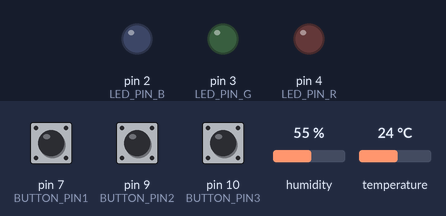
Bench run of a sketch on a simulated Arduino Uno, built with avr-gcc and run on an emulated ATmega328P. Shown: output pins drawn as LEDs (lit = HIGH). Inputs (shaded band) come from the test bench; at power-on: pin 7 (BUTTON_PIN1) HIGH, pin 9 (BUTTON_PIN2) HIGH, pin 10 (BUTTON_PIN3) HIGH, humidity 55 %, temperature 24 °C. Pins used as bus, display or sensor lines are not drawn; what the sketch prints to the serial monitor is not drawn.

Above: at 1.2 s.
1.3 s: pin 7 (BUTTON_PIN1) pulled LOW for 3.2 s
At 2.9 s:
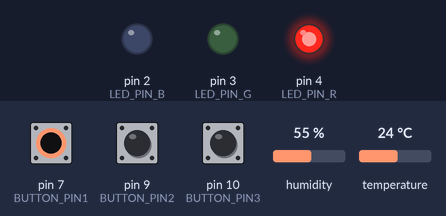
6.0 s: pin 9 (BUTTON_PIN2) pulled LOW for 0.15 s
8.6 s: pin 10 (BUTTON_PIN3) pulled LOW for 0.15 s
Timing chart, 0 to 11.6 s (numbered marks = the images above; inputs shaded):
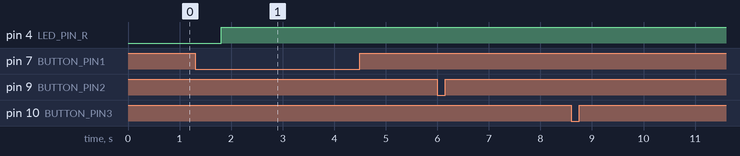

The sketch:

Arduino22.ino
```cpp
#include <DHT.h> // Definimos el pin digital donde se conecta el sensor

#define DHTPIN 11 // Dependiendo del tipo de sensor

#define DHTTYPE DHT11 // Inicializamos el sensor DHT11

DHT dht(DHTPIN, DHTTYPE);

const int LED_PIN_B = 2;  // Pin del primer LED
const int LED_PIN_G = 3; // Pin del segundo LED
const int LED_PIN_R = 4; // Pin del tercer LED

const int BUTTON_PIN1 = 7; // Pin del botón pulsador
const int BUTTON_PIN2 = 9; // Pin del botón pulsador
const int BUTTON_PIN3 = 10; // Pin del botón pulsador


int alive_cells =0;
int brightness = 0;
int fadeAmount = 5;
unsigned long tTemperatura;

int lastButtonState1;
int lastButtonState2;
int lastButtonState3;
int u2;

void setup() {
    Serial.begin(9600);
    pinMode(LED_PIN_B, OUTPUT);
    pinMode(LED_PIN_G, OUTPUT);
    pinMode(LED_PIN_R, OUTPUT);
    pinMode(BUTTON_PIN1, INPUT_PULLUP);
    pinMode(BUTTON_PIN2, INPUT_PULLUP);
    pinMode(BUTTON_PIN3, INPUT_PULLUP);
  lastButtonState1 = digitalRead(BUTTON_PIN1);
  lastButtonState2 = digitalRead(BUTTON_PIN2);
  lastButtonState3 = digitalRead(BUTTON_PIN3);
  u2 = 0;
  tTemperatura = millis();
  dht.begin();
}


void loop() {


  unsigned long tBucle = millis();
  int buttonState1 = digitalRead(BUTTON_PIN1);
  int buttonState2 = digitalRead(BUTTON_PIN2);
  int buttonState3 = digitalRead(BUTTON_PIN3);


    // Lee la cantidad de células vivas enviadas desde Python
    if (Serial.available() >= 4) {  // Se asegura de recibir 4 caracteres
        char buffer[5];
        Serial.readBytes(buffer, 4);
        buffer[4] = '\0';

        // Transforma estos 4 caracteres a un numero
        alive_cells = atoi(buffer);

    }

// Esperamos x segundos entre medidas
delay(500);
// Leemos la temperatura en grados celsius
float t = dht.readTemperature();
int tInt = int(t);
String tStr = "t_0" + String(tInt); // La convertimos en algo enviable a python

// Comprobamos si ha habido algún error en la lectura
 //Serial.println(t);
  if (tBucle - tTemperatura >= 20000) {
    // Your data to sen

    tTemperatura = tBucle; // Update last send time
   Serial.println(tStr);
    if ( isnan(t)) {
   Serial.println("Error obteniendo los datos del sensor DHT11"); return; }


}


    int u1 = 0;
    // Evaluar las condiciones de estabilidad, subpoblación y sobrepoblación
    if (alive_cells <4600) {

     u1 = LED_PIN_R;
     if(u1 != u2) {
       for (int i = 0; i <= 255; i++) {
         analogWrite(u1, i);
         analogWrite(u2, 255 - i);
         delay(10);  // Adjust delay for transition speed
        }
      }
      else{ analogWrite(LED_PIN_B,0);
            analogWrite(LED_PIN_G,0);
            analogWrite(LED_PIN_R,255); }
    }
    else if ((alive_cells > 4600) && (alive_cells < 4800)) {

      u1 = LED_PIN_G;
          if(u1 != u2) {
       for (int i = 0; i <= 255; i++) {
         analogWrite(u1, i);
         analogWrite(u2, 255 - i);
         delay(10);  // Adjust delay for transition speed
        }
      }
       else{ analogWrite(LED_PIN_B,0);
            analogWrite(LED_PIN_G,255);
            analogWrite(LED_PIN_R,0); }
    }
    else {

      u1 = LED_PIN_B;
           if(u1 != u2) {
       for (int i = 0; i <= 255; i++) {
         analogWrite(u1, i);
         analogWrite(u2, 255 - i);
         delay(10);  // Adjust delay for transition speed
        }
      }
      else{ analogWrite(LED_PIN_B,255);
            analogWrite(LED_PIN_G,0);
            analogWrite(LED_PIN_R,0); }
    }

    // Verificar si se ha presionado el botón pulsador para reiniciar el juego

    if ((buttonState3 == LOW && lastButtonState3 == HIGH) || (buttonState3 == HIGH && lastButtonState3 == LOW) ) {
      char message =  "r";

      Serial.println("r");  // Add newline character as delimiter
    }

    if ((buttonState2 == LOW && lastButtonState2 == HIGH) || (buttonState2 == HIGH && lastButtonState2 == LOW) ) {
      char message =  "b_c";

      Serial.println("b_c");  // Add newline character as delimiter
    }

    if ((buttonState1 == LOW && lastButtonState1 == HIGH) || (buttonState1 == HIGH && lastButtonState1 == LOW) ) {
      char message = "b_m";

      Serial.println("b_m");  // Add newline character as delimiter
    }
    lastButtonState1 = buttonState1;
    lastButtonState2 = buttonState2;
    lastButtonState3 = buttonState3;

    u2 = u1;
}
```

Measured:
- after the input at 6.0 s, every drawn part: stays the same
- after the input at 8.6 s, every drawn part: stays the same
